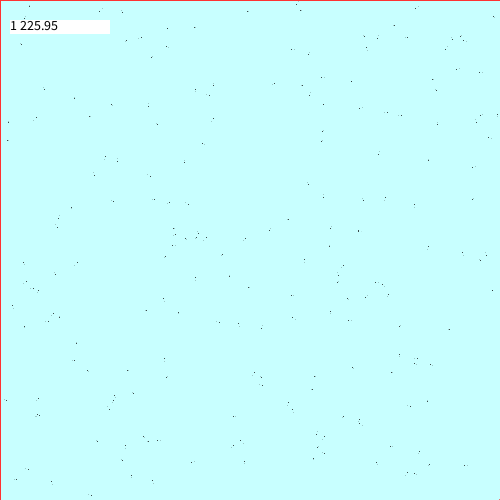
Frame 1 (no input)
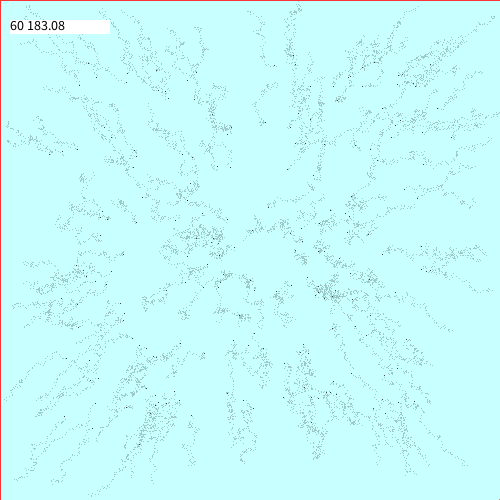
Frame 60 (the mouse pressed at the canvas centre just before this capture)
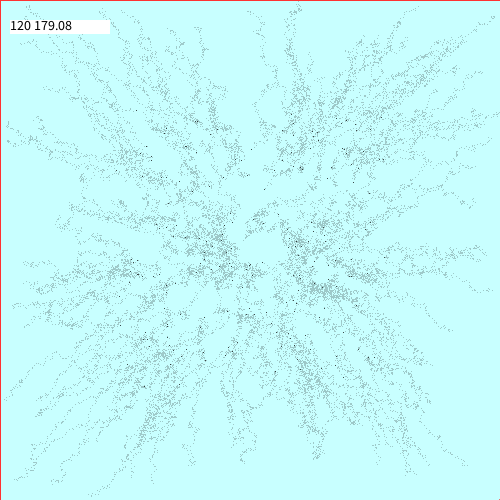
Frame 120 (the mouse held since frame 60 and released just before this capture)

The Processing sketch that drew these frames (run headless with seeded random() and noise(); from frame 60 on, the mouse is pressed at the canvas centre):

// Processing sketch: flock1
// ── flock1.pde
// Zbijanie się stada w kulę przez zbliżanie do jednej losowej cząstki.
// Przetłumaczone za pomocą Copilota z pliku:
// https://github.com/borkowsk/sym4algo/blob/main/Classes/5_particles/flock1.pas

final int INIT_R = 0;
final int NUM_PARTICLES = 200;
final int CANVAS_WIDTH = 500;
final int CANVAS_HEIGHT = 500;
final int MAX_MOVE = 5;

class Particle {
  int x, y;
  
  Particle() {
    x = 0;
    y = 0;
  }
  
  Particle(int x, int y) {
    this.x = x;
    this.y = y;
  }
}

Particle[] world;
int stepCount = 0;

void settings() {
  size(500, 500);
}

void setup() {
  background(200, 255, 255);
  world = new Particle[NUM_PARTICLES];
  
  // Inicjalizacja pozycji
  if (INIT_R > 0) {
    randomPositionCircle(0, NUM_PARTICLES - 1, CANVAS_WIDTH / 2, CANVAS_HEIGHT / 2, INIT_R);
  } else {
    randomPositionUniform(0, NUM_PARTICLES - 1);
  }
  
  // Rysowanie granicy obszaru dozwolonego
  stroke(255, 50, 50);
  strokeWeight(1);
  noFill();
  rect(0, 0, CANVAS_WIDTH, CANVAS_HEIGHT);
  
  // Rysowanie punktu w rogu
  stroke(255, 50, 50);
  point(CANVAS_WIDTH - 1, CANVAS_HEIGHT - 1);
  
  drawAll(0, NUM_PARTICLES - 1, 0, 0, 0);
}

void draw() {
  // Czyszczenie - rysowanie w jasnym kolorze
  drawAll(0, NUM_PARTICLES - 1, 200, 255, 255);
  
  // Przesuwanie
  randomMove(0, NUM_PARTICLES - 1);
  flockConsolidation(0, NUM_PARTICLES - 1);
  
  // Rysowanie na nowych pozycjach
  drawAll(0, NUM_PARTICLES - 1, 0, 0, 0);
  
  // Inkrementacja kroku
  stepCount++;
  
  // czyścimy obszar z tekstem
  fill(255);
  noStroke();
  rect(10, 20, 100, 14);
  // I dajemy nowy opis
  textAlign(LEFT,TOP);
  fill(0);
  textSize(14);
  text(stepCount + " " + nf(meanDistance(0, NUM_PARTICLES - 1, NUM_PARTICLES / 10), 1, 2), 10, 20);
}

// ===== INICJALIZACJA POZYCJI =====

// Inicjalizacja pozycji - równomiernie losowe w całym obszarze
void randomPositionUniform(int first, int last) {
  for (int i = first; i <= last; i++) {
    world[i] = new Particle();
    world[i].x = 1 + int(random(CANVAS_WIDTH - 1));
    world[i].y = 1 + int(random(CANVAS_HEIGHT - 1));
  }
}

// Inicjalizacja pozycji w kole o promieniu r
void randomPositionCircle(int first, int last, int centerX, int centerY, int radius) {
  for (int i = first; i <= last; i++) {
    world[i] = new Particle();
    int rr = int(random(radius));
    float angle = random(TWO_PI);
    world[i].x = round(centerX + sin(angle) * rr);
    world[i].y = round(centerY + cos(angle) * rr);
  }
}

// ===== RYSOWANIE =====

// Rysowanie punktów w zadanym kolorze
void drawAll(int first, int last, int r, int g, int b) {
  stroke(r, g, b);
  for (int i = first; i <= last; i++) {
    point(world[i].x, world[i].y);
  }
}

// ===== WALIDACJA =====

// Sprawdzanie czy punkt jest w obszarze dozwolonym
boolean inside(int x, int y) {
  return (0 < x) && (x < CANVAS_WIDTH) && (0 < y) && (y < CANVAS_HEIGHT);
}

// ===== MATEMATYKA =====

// Zwraca -1 jeśli ujemne, 1 jeśli dodatnie i 0 jeśli 0
int sign(int x) {
  if (x < 0) {
    return -1;
  } else if (x > 0) {
    return 1;
  } else {
    return 0;
  }
}

// Obliczanie odległości między dwoma punktami
float distance(float x1, float y1, float x2, float y2) {
  return sqrt(sq(x1 - x2) + sq(y1 - y2));
}

// ===== RUCH =====

// Losowe przemieszczanie
void randomMove(int first, int last) {
  for (int i = first; i <= last; i++) {
    int dx = MAX_MOVE / 2 - int(random(MAX_MOVE));
    int dy = MAX_MOVE / 2 - int(random(MAX_MOVE));
    
    if (inside(world[i].x + dx, world[i].y + dy)) {
      world[i].x = world[i].x + dx;
      world[i].y = world[i].y + dy;
    }
  }
}

// Zbijanie się stada - każda cząstka zbliża się do losowo wybranej innej
void flockConsolidation(int first, int last) {
  int range = last - first;
  
  for (int i = first; i <= last; i++) {
    // Wylosowanie cząsteczki do zbliżenia
    int targetIdx = first + int(random(range + 1));
    
    // Przyblizenie cząsteczki i do cząsteczki targetIdx
    world[i].x = world[i].x - sign(world[i].x - world[targetIdx].x);
    world[i].y = world[i].y - sign(world[i].y - world[targetIdx].y);
  }
}

// ===== STATYSTYKI =====

// Losowa próba odległości - średnia odległość w losowych parach
float meanDistance(int first, int last, int numSamples) {
  int range = last - first;
  float sumDistance = 0.0;
  
  for (int k = 0; k < numSamples; k++) {
    // Wylosowanie cząsteczek do pomiaru
    int p1 = first + int(random(range + 1));
    int p2 = first + int(random(range + 1));
    
    // Policzenie odległości
    float dist = distance(world[p1].x, world[p1].y, world[p2].x, world[p2].y);
    sumDistance = sumDistance + dist;
  }
  
  if (numSamples > 0) {
    return sumDistance / numSamples;
  } else {
    return -9999;
  }
}
